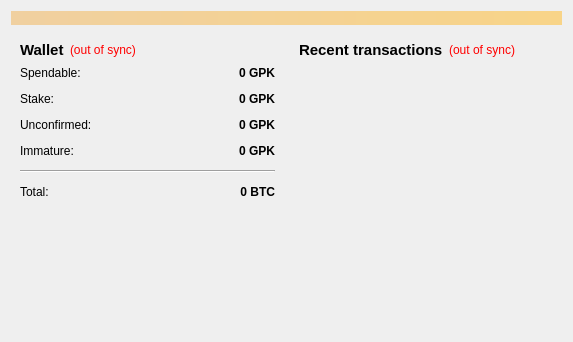
<?xml version="1.0" encoding="UTF-8"?>
<ui version="4.0">
 <class>OverviewPage</class>
 <widget class="QWidget" name="OverviewPage">
  <property name="geometry">
   <rect>
    <x>0</x>
    <y>0</y>
    <width>573</width>
    <height>342</height>
   </rect>
  </property>
  <property name="windowTitle">
   <string>Form</string>
  </property>
  <layout class="QVBoxLayout" name="topLayout">
   <item>
    <widget class="QLabel" name="labelAlerts">
     <property name="visible">
      <bool>false</bool>
     </property>
     <property name="styleSheet">
      <string notr="true">background-color: qlineargradient(x1: 0, y1: 0, x2: 1, y2: 0, stop:0 #F0D0A0, stop:1 #F8D488);  color:#000000
</string>
     </property>
     <property name="wordWrap">
      <bool>true</bool>
     </property>
     <property name="margin">
      <number>3</number>
     </property>
    </widget>
   </item>
   <item>
    <layout class="QHBoxLayout" name="horizontalLayout" stretch="1,1">
     <item>
      <layout class="QVBoxLayout" name="verticalLayout_2">
       <item>
        <widget class="QWidget" name="widget" native="true">
         <layout class="QVBoxLayout" name="verticalLayout_4">
          <item>
           <layout class="QHBoxLayout" name="horizontalLayout_4">
            <item>
             <widget class="QLabel" name="label_5">
              <property name="font">
               <font>
                <pointsize>11</pointsize>
                <weight>75</weight>
                <bold>true</bold>
               </font>
              </property>
              <property name="text">
               <string>Wallet</string>
              </property>
             </widget>
            </item>
            <item>
             <widget class="QLabel" name="labelWalletStatus">
              <property name="toolTip">
               <string>The displayed information may be out of date. Your wallet automatically synchronizes with the GopnikCoin network after a connection is established, but this process has not completed yet.</string>
              </property>
              <property name="styleSheet">
               <string notr="true">QLabel { color: red; }</string>
              </property>
              <property name="text">
               <string notr="true">(out of sync)</string>
              </property>
              <property name="alignment">
               <set>Qt::AlignLeading|Qt::AlignLeft|Qt::AlignVCenter</set>
              </property>
             </widget>
            </item>
            <item>
             <spacer name="horizontalSpacer_2">
              <property name="orientation">
               <enum>Qt::Horizontal</enum>
              </property>
              <property name="sizeHint" stdset="0">
               <size>
                <width>40</width>
                <height>20</height>
               </size>
              </property>
             </spacer>
            </item>
           </layout>
          </item>
          <item>
           <layout class="QFormLayout" name="formLayout_2">
            <property name="fieldGrowthPolicy">
             <enum>QFormLayout::AllNonFixedFieldsGrow</enum>
            </property>
            <property name="horizontalSpacing">
             <number>12</number>
            </property>
            <property name="verticalSpacing">
             <number>12</number>
            </property>
            <item row="0" column="0">
             <widget class="QLabel" name="label">
              <property name="text">
               <string>Spendable:</string>
              </property>
             </widget>
            </item>
            <item row="0" column="1">
             <widget class="QLabel" name="labelBalance">
              <property name="font">
               <font>
                <weight>75</weight>
                <bold>true</bold>
               </font>
              </property>
              <property name="cursor">
               <cursorShape>IBeamCursor</cursorShape>
              </property>
              <property name="toolTip">
               <string>Your current spendable balance</string>
              </property>
              <property name="text">
               <string notr="true">0 GPK</string>
              </property>
              <property name="alignment">
               <set>Qt::AlignRight|Qt::AlignTrailing|Qt::AlignVCenter</set>
              </property>
              <property name="textInteractionFlags">
               <set>Qt::LinksAccessibleByMouse|Qt::TextSelectableByKeyboard|Qt::TextSelectableByMouse</set>
              </property>
             </widget>
            </item>
            <item row="1" column="0">
             <widget class="QLabel" name="label_6">
              <property name="text">
               <string>Stake:</string>
              </property>
             </widget>
            </item>
            <item row="1" column="1">
             <widget class="QLabel" name="labelStake">
              <property name="font">
               <font>
                <weight>75</weight>
                <bold>true</bold>
               </font>
              </property>
              <property name="cursor">
               <cursorShape>IBeamCursor</cursorShape>
              </property>
              <property name="toolTip">
               <string>Total of coins that was staked, and do not yet count toward the current balance</string>
              </property>
              <property name="text">
               <string notr="true">0 GPK</string>
              </property>
              <property name="alignment">
               <set>Qt::AlignRight|Qt::AlignTrailing|Qt::AlignVCenter</set>
              </property>
              <property name="textInteractionFlags">
               <set>Qt::LinksAccessibleByMouse|Qt::TextSelectableByKeyboard|Qt::TextSelectableByMouse</set>
              </property>
             </widget>
            </item>
            <item row="2" column="0">
             <widget class="QLabel" name="label_3">
              <property name="text">
               <string>Unconfirmed:</string>
              </property>
             </widget>
            </item>
            <item row="2" column="1">
             <widget class="QLabel" name="labelUnconfirmed">
              <property name="font">
               <font>
                <weight>75</weight>
                <bold>true</bold>
               </font>
              </property>
              <property name="cursor">
               <cursorShape>IBeamCursor</cursorShape>
              </property>
              <property name="toolTip">
               <string>Total of transactions that have yet to be confirmed, and do not yet count toward the current balance</string>
              </property>
              <property name="text">
               <string notr="true">0 GPK</string>
              </property>
              <property name="alignment">
               <set>Qt::AlignRight|Qt::AlignTrailing|Qt::AlignVCenter</set>
              </property>
              <property name="textInteractionFlags">
               <set>Qt::LinksAccessibleByMouse|Qt::TextSelectableByKeyboard|Qt::TextSelectableByMouse</set>
              </property>
             </widget>
            </item>
            <item row="3" column="0">
             <widget class="QLabel" name="labelImmatureText">
              <property name="text">
               <string>Immature:</string>
              </property>
             </widget>
            </item>
            <item row="3" column="1">
             <widget class="QLabel" name="labelImmature">
              <property name="font">
               <font>
                <weight>75</weight>
                <bold>true</bold>
               </font>
              </property>
              <property name="toolTip">
               <string>Mined balance that has not yet matured</string>
              </property>
              <property name="text">
               <string notr="true">0 GPK</string>
              </property>
              <property name="alignment">
               <set>Qt::AlignRight|Qt::AlignTrailing|Qt::AlignVCenter</set>
              </property>
              <property name="textInteractionFlags">
               <set>Qt::LinksAccessibleByMouse|Qt::TextSelectableByKeyboard|Qt::TextSelectableByMouse</set>
              </property>
             </widget>
            </item>
            <item row="4" column="0" colspan="2">
             <widget class="Line" name="line">
              <property name="orientation">
               <enum>Qt::Horizontal</enum>
              </property>
             </widget>
            </item>
            <item row="5" column="0">
             <widget class="QLabel" name="labelTotalText">
              <property name="text">
               <string>Total:</string>
              </property>
             </widget>
            </item>
            <item row="5" column="1">
             <widget class="QLabel" name="labelTotal">
              <property name="font">
               <font>
                <weight>75</weight>
                <bold>true</bold>
               </font>
              </property>
              <property name="cursor">
               <cursorShape>IBeamCursor</cursorShape>
              </property>
              <property name="toolTip">
               <string>Your current total balance</string>
              </property>
              <property name="text">
               <string notr="true">0 BTC</string>
              </property>
              <property name="alignment">
               <set>Qt::AlignRight|Qt::AlignTrailing|Qt::AlignVCenter</set>
              </property>
              <property name="textInteractionFlags">
               <set>Qt::LinksAccessibleByMouse|Qt::TextSelectableByKeyboard|Qt::TextSelectableByMouse</set>
              </property>
             </widget>
            </item>
           </layout>
          </item>
         </layout>
        </widget>
       </item>
       <item>
        <spacer name="verticalSpacer">
         <property name="orientation">
          <enum>Qt::Vertical</enum>
         </property>
         <property name="sizeHint" stdset="0">
          <size>
           <width>20</width>
           <height>40</height>
          </size>
         </property>
        </spacer>
       </item>
      </layout>
     </item>
     <item>
      <layout class="QVBoxLayout" name="verticalLayout_3">
       <item>
        <widget class="QWidget" name="widget_2" native="true">
         <layout class="QVBoxLayout" name="verticalLayout">
          <item>
           <layout class="QHBoxLayout" name="horizontalLayout_2">
            <item>
             <widget class="QLabel" name="label_4">
              <property name="font">
               <font>
                <pointsize>11</pointsize>
                <weight>75</weight>
                <bold>true</bold>
               </font>
              </property>
              <property name="text">
               <string>&lt;b&gt;Recent transactions&lt;/b&gt;</string>
              </property>
             </widget>
            </item>
            <item>
             <widget class="QLabel" name="labelTransactionsStatus">
              <property name="toolTip">
               <string>The displayed information may be out of date. Your wallet automatically synchronizes with the GopnikCoin network after a connection is established, but this process has not completed yet.</string>
              </property>
              <property name="styleSheet">
               <string notr="true">QLabel { color: red; }</string>
              </property>
              <property name="text">
               <string notr="true">(out of sync)</string>
              </property>
              <property name="alignment">
               <set>Qt::AlignRight|Qt::AlignTrailing|Qt::AlignVCenter</set>
              </property>
             </widget>
            </item>
            <item>
             <spacer name="horizontalSpacer">
              <property name="orientation">
               <enum>Qt::Horizontal</enum>
              </property>
              <property name="sizeHint" stdset="0">
               <size>
                <width>40</width>
                <height>20</height>
               </size>
              </property>
             </spacer>
            </item>
           </layout>
          </item>
          <item>
           <widget class="QListView" name="listTransactions">
            <property name="styleSheet">
             <string notr="true">QListView { background: transparent; }</string>
            </property>
            <property name="frameShape">
             <enum>QFrame::NoFrame</enum>
            </property>
            <property name="verticalScrollBarPolicy">
             <enum>Qt::ScrollBarAlwaysOff</enum>
            </property>
            <property name="horizontalScrollBarPolicy">
             <enum>Qt::ScrollBarAlwaysOff</enum>
            </property>
            <property name="selectionMode">
             <enum>QAbstractItemView::NoSelection</enum>
            </property>
           </widget>
          </item>
         </layout>
        </widget>
       </item>
      </layout>
     </item>
    </layout>
   </item>
  </layout>
 </widget>
 <resources/>
 <connections/>
</ui>
